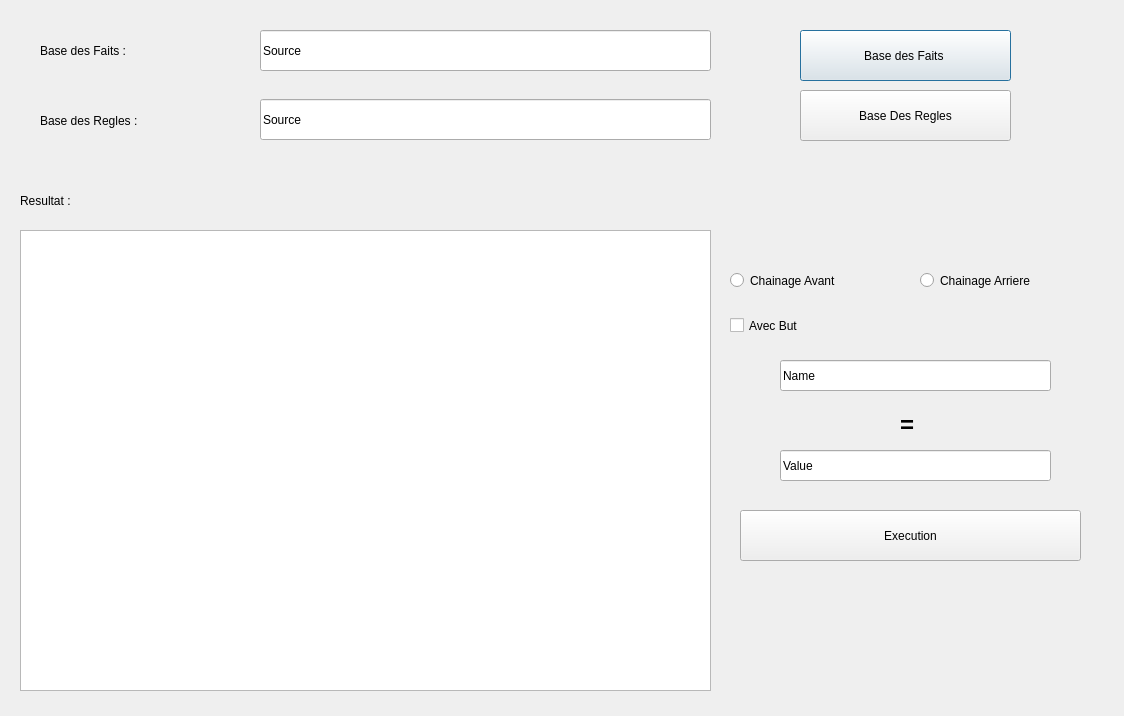
<?xml version="1.0" encoding="UTF-8"?>
<ui version="4.0">
 <class>InterfaceTP1</class>
 <widget class="QDialog" name="InterfaceTP1">
  <property name="geometry">
   <rect>
    <x>0</x>
    <y>0</y>
    <width>1124</width>
    <height>716</height>
   </rect>
  </property>
  <property name="windowTitle">
   <string>Dialog</string>
  </property>
  <widget class="QLabel" name="BFLabel">
   <property name="geometry">
    <rect>
     <x>40</x>
     <y>30</y>
     <width>181</width>
     <height>41</height>
    </rect>
   </property>
   <property name="styleSheet">
    <string notr="true">font: 14pt &quot;MS Shell Dlg 2&quot;;</string>
   </property>
   <property name="text">
    <string>Base des Faits :</string>
   </property>
  </widget>
  <widget class="QLabel" name="BRLabel">
   <property name="geometry">
    <rect>
     <x>40</x>
     <y>100</y>
     <width>181</width>
     <height>41</height>
    </rect>
   </property>
   <property name="styleSheet">
    <string notr="true">font: 14pt &quot;MS Shell Dlg 2&quot;;</string>
   </property>
   <property name="text">
    <string>Base des Regles :</string>
   </property>
  </widget>
  <widget class="QTextEdit" name="ResultsTextEdit">
   <property name="geometry">
    <rect>
     <x>20</x>
     <y>230</y>
     <width>691</width>
     <height>461</height>
    </rect>
   </property>
   <property name="styleSheet">
    <string notr="true">font: 75 16pt &quot;MS Shell Dlg 2&quot;;</string>
   </property>
  </widget>
  <widget class="QLabel" name="ResultsLabel">
   <property name="geometry">
    <rect>
     <x>20</x>
     <y>180</y>
     <width>181</width>
     <height>41</height>
    </rect>
   </property>
   <property name="styleSheet">
    <string notr="true">font: 14pt &quot;MS Shell Dlg 2&quot;;</string>
   </property>
   <property name="text">
    <string>Resultat :</string>
   </property>
  </widget>
  <widget class="QPushButton" name="BFButton">
   <property name="geometry">
    <rect>
     <x>800</x>
     <y>30</y>
     <width>211</width>
     <height>51</height>
    </rect>
   </property>
   <property name="styleSheet">
    <string notr="true">font: 14pt &quot;MS Shell Dlg 2&quot;;</string>
   </property>
   <property name="text">
    <string>Base des Faits </string>
   </property>
  </widget>
  <widget class="QPushButton" name="BRButton">
   <property name="geometry">
    <rect>
     <x>800</x>
     <y>90</y>
     <width>211</width>
     <height>51</height>
    </rect>
   </property>
   <property name="styleSheet">
    <string notr="true">font: 14pt &quot;MS Shell Dlg 2&quot;;</string>
   </property>
   <property name="text">
    <string>Base Des Regles</string>
   </property>
  </widget>
  <widget class="QRadioButton" name="chainageAvantRadioButton">
   <property name="geometry">
    <rect>
     <x>730</x>
     <y>260</y>
     <width>161</width>
     <height>41</height>
    </rect>
   </property>
   <property name="styleSheet">
    <string notr="true">
font: 14pt &quot;MS Shell Dlg 2&quot;;</string>
   </property>
   <property name="text">
    <string>Chainage Avant </string>
   </property>
  </widget>
  <widget class="QRadioButton" name="ChainageArriereRadioButton">
   <property name="geometry">
    <rect>
     <x>920</x>
     <y>260</y>
     <width>171</width>
     <height>41</height>
    </rect>
   </property>
   <property name="styleSheet">
    <string notr="true">font: 14pt &quot;MS Shell Dlg 2&quot;;</string>
   </property>
   <property name="text">
    <string>Chainage Arriere</string>
   </property>
  </widget>
  <widget class="QCheckBox" name="goalCheckBox">
   <property name="geometry">
    <rect>
     <x>730</x>
     <y>300</y>
     <width>121</width>
     <height>51</height>
    </rect>
   </property>
   <property name="styleSheet">
    <string notr="true">font: 14pt &quot;MS Shell Dlg 2&quot;;</string>
   </property>
   <property name="text">
    <string>Avec But</string>
   </property>
  </widget>
  <widget class="QPushButton" name="executionButton">
   <property name="geometry">
    <rect>
     <x>740</x>
     <y>510</y>
     <width>341</width>
     <height>51</height>
    </rect>
   </property>
   <property name="styleSheet">
    <string notr="true">font: 14pt &quot;MS Shell Dlg 2&quot;;</string>
   </property>
   <property name="text">
    <string>Execution</string>
   </property>
  </widget>
  <widget class="QLineEdit" name="BFLineEdit">
   <property name="geometry">
    <rect>
     <x>260</x>
     <y>30</y>
     <width>451</width>
     <height>41</height>
    </rect>
   </property>
   <property name="styleSheet">
    <string notr="true">font: 75 16pt &quot;MS Shell Dlg 2&quot;;</string>
   </property>
   <property name="text">
    <string>Source</string>
   </property>
  </widget>
  <widget class="QLineEdit" name="BRLineEdit">
   <property name="geometry">
    <rect>
     <x>260</x>
     <y>99</y>
     <width>451</width>
     <height>41</height>
    </rect>
   </property>
   <property name="styleSheet">
    <string notr="true">font: 75 12pt &quot;MS Shell Dlg 2&quot;;
font: 16pt &quot;MS Shell Dlg 2&quot;;</string>
   </property>
   <property name="text">
    <string>Source</string>
   </property>
  </widget>
  <widget class="QLineEdit" name="goalName">
   <property name="geometry">
    <rect>
     <x>780</x>
     <y>360</y>
     <width>271</width>
     <height>31</height>
    </rect>
   </property>
   <property name="styleSheet">
    <string notr="true">font: 75 16pt &quot;MS Shell Dlg 2&quot;;</string>
   </property>
   <property name="text">
    <string>Name</string>
   </property>
  </widget>
  <widget class="QLineEdit" name="goalValue">
   <property name="geometry">
    <rect>
     <x>780</x>
     <y>450</y>
     <width>271</width>
     <height>31</height>
    </rect>
   </property>
   <property name="styleSheet">
    <string notr="true">font: 75 16pt &quot;MS Shell Dlg 2&quot;;</string>
   </property>
   <property name="text">
    <string>Value</string>
   </property>
  </widget>
  <widget class="QLabel" name="label">
   <property name="geometry">
    <rect>
     <x>900</x>
     <y>410</y>
     <width>21</width>
     <height>31</height>
    </rect>
   </property>
   <property name="text">
    <string>&lt;html&gt;&lt;head/&gt;&lt;body&gt;&lt;p&gt;&lt;span style=&quot; font-size:18pt; font-weight:600;&quot;&gt;=&lt;/span&gt;&lt;/p&gt;&lt;/body&gt;&lt;/html&gt;</string>
   </property>
  </widget>
 </widget>
 <resources/>
 <connections/>
</ui>
